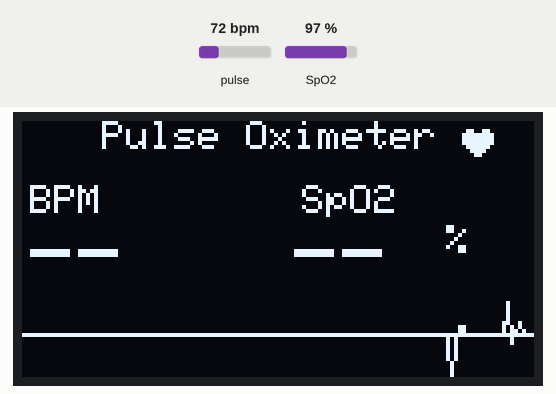
The sketch below on a simulated Arduino Uno, built with avr-gcc and run on an emulated ATmega328P. Parts: 128×64 one-colour display. The test bench sets the inputs (shaded band); at power-on: pulse 72 bpm, SpO2 97 %. What the sketch prints to the serial monitor is not drawn.

Above: at 1.27 s.
1.3 s: pulse set to 42 bpm
At 2.32 s:
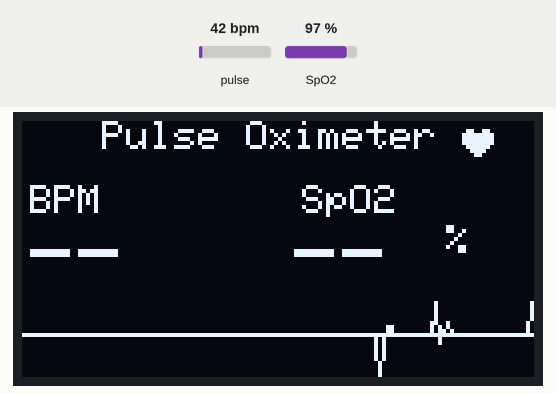
2.9 s: SpO2 set to 80 %
At 4.24 s:
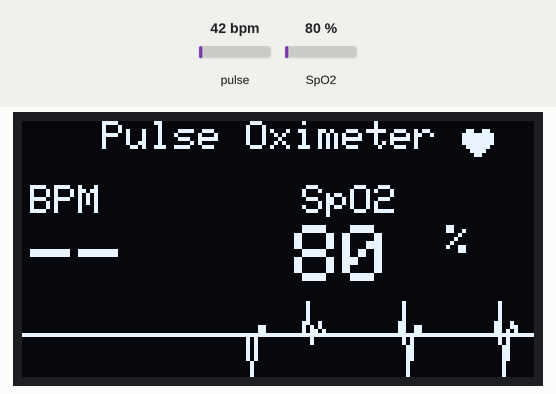
5.9 s: pulse set to 70 bpm
At 6.27 s:
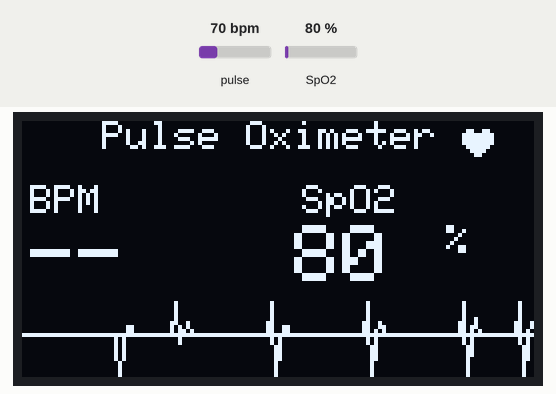
7.5 s: pulse set to 81 bpm
At 7.84 s:
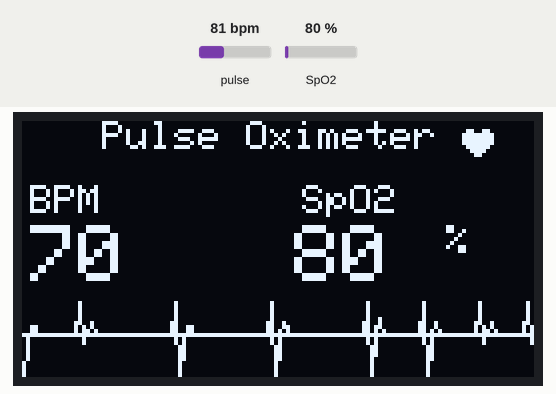

The sketch:

Monitor_Biomedico.ino
```cpp
#include <Wire.h>
#include "MAX30100_PulseOximeter.h"
#include <Adafruit_GFX.h>
#include <Adafruit_SSD1306.h>
#define DEBUG

#define SCREEN_WIDTH  128
#define SCREEN_HEIGHT 64
#define OLED_RESET    -1
Adafruit_SSD1306 display(SCREEN_WIDTH, SCREEN_HEIGHT, &Wire, OLED_RESET);

PulseOximeter pox;
uint32_t tsLastReport = 0;

constexpr float ALPHA = 0.60;
constexpr float MIN_HR = 50.0;
constexpr float MAX_HR = 180.0;
constexpr float MIN_SPO2 = 80.0;
constexpr float MAX_SPO2 = 100.0;
constexpr float MAX_SALTO_HR = 25.0;
constexpr float MAX_SALTO_SPO2 = 4.0;
constexpr uint16_t TIMEOUT_SENSOR = 3000;
constexpr uint16_t REPORTING_PERIOD_MS = 500;

constexpr uint8_t ECG_TOP    = 44;
constexpr uint8_t ECG_BOTTOM = 63;
constexpr uint8_t ECG_HEIGHT = ECG_BOTTOM - ECG_TOP;
constexpr uint8_t CENTRO_Y   = ECG_TOP + (ECG_HEIGHT / 2);  // 53

float hr = 0.0, spo2 = 0.0;
float hrFiltrado = 0.0, spo2Filtrado = 0.0;
int16_t ultimoHR = -1, ultimoSpO2 = -1;
uint32_t tsLastGoodHR = 0, tsLastGoodSpO2 = 0;

// --- Buffer para el ECG (desplazamiento continuo) ---
uint8_t ecgBuffer[SCREEN_WIDTH];          // valores de desplazamiento vertical (0 = centro, positivo = arriba)
uint32_t tsUltimoLatido = 0;              // momento del último latido
bool hayLatidoPendiente = false;          // para generar el pico

// --- Animación de desplazamiento ---
uint32_t tsUltimoDesplazamiento = 0;
const uint32_t INTERVALO_DESPLAZAMIENTO = 25; // ms entre cada desplazamiento

// Icono del corazón
const unsigned char heart_bmp[] PROGMEM = {
  0b00000000, 0b01100110, 0b11111111, 0b11111111,
  0b11111111, 0b01111110, 0b00111100, 0b00011000
};
bool mostrarCorazon = false;
uint32_t tsUltimoLatidoCorazon = 0;

// --- Callback al detectar latido ---
void onBeatDetected() {
#ifdef DEBUG
  Serial.println(F("Beat!"));
#endif
  // Registramos el latido para generar el pico en el buffer
  tsUltimoLatido = millis();
  hayLatidoPendiente = true;

  // Parpadeo del corazón
  mostrarCorazon = true;
  tsUltimoLatidoCorazon = millis();
}

// --- Función que genera el valor de amplitud según el tiempo desde el último latido ---
int8_t obtenerAmplitud(uint32_t tiempoDesdeLatido) {
  if (tiempoDesdeLatido > 400) return 0; // línea base después de 400 ms

  // Simulamos un complejo QRS:
  // - Pico rápido (R) a los 20-30 ms
  // - Onda S (pequeña depresión) a los 60 ms
  // - Onda T (elevación suave) a los 150-200 ms
  // Simplificamos con una función que da un pico y decae con una pequeña cola

  if (tiempoDesdeLatido < 30) {
    // Subida rápida hasta el pico
    return (int8_t)(tiempoDesdeLatido * 8 / 30); // de 0 a 8
  } else if (tiempoDesdeLatido < 50) {
    // Pico y caída rápida (onda R)
    return (int8_t)(8 - (tiempoDesdeLatido - 30) * 8 / 20); // de 8 a 0
  } else if (tiempoDesdeLatido < 80) {
    // Onda S (depresión negativa)
    return (int8_t)(-(tiempoDesdeLatido - 50) * 2 / 30); // de 0 a -2
  } else if (tiempoDesdeLatido < 120) {
    // Retorno a la línea base
    return (int8_t)(-2 + (tiempoDesdeLatido - 80) * 2 / 40); // de -2 a 0
  } else if (tiempoDesdeLatido < 200) {
    // Onda T (elevación suave)
    return (int8_t)( (tiempoDesdeLatido - 120) * 4 / 80 ); // de 0 a 4
  } else if (tiempoDesdeLatido < 260) {
    // Descenso de la onda T
    return (int8_t)(4 - (tiempoDesdeLatido - 200) * 4 / 60 ); // de 4 a 0
  } else {
    return 0;
  }
}

// --- Desplazar el buffer y añadir nuevo valor ---
void actualizarBufferECG() {
  // Desplazar todo a la izquierda (sobrescribir el primer elemento)
  for (uint8_t i = 0; i < SCREEN_WIDTH - 1; i++) {
    ecgBuffer[i] = ecgBuffer[i + 1];
  }

  // Calcular nuevo valor para la última columna (derecha)
  uint32_t ahora = millis();
  uint32_t delta = ahora - tsUltimoLatido;
  int8_t nuevoValor = obtenerAmplitud(delta);

  // Si hay un latido pendiente, forzamos el pico (por si acaso)
  if (hayLatidoPendiente && delta < 50) {
    // Asegurar que el pico se vea alto
    if (nuevoValor < 8) nuevoValor = 8;
    hayLatidoPendiente = false;
  }

  // Ajustar al rango de la pantalla (centro +- 12 píxeles para no salirse)
  if (nuevoValor > 12) nuevoValor = 12;
  if (nuevoValor < -12) nuevoValor = -12;

  // Guardar en el buffer (desplazamiento vertical desde el centro)
  ecgBuffer[SCREEN_WIDTH - 1] = (uint8_t)(nuevoValor + 12); // almacenamos como offset positivo de 0-24
}

// --- Dibujar todo el trazado ECG en la pantalla ---
void dibujarECG() {
  // Borrar área del ECG
  display.fillRect(0, ECG_TOP, SCREEN_WIDTH, ECG_HEIGHT + 1, SSD1306_BLACK);

  // Dibujar línea base (opcional, pero da contexto)
  display.drawLine(0, CENTRO_Y, SCREEN_WIDTH - 1, CENTRO_Y, SSD1306_WHITE);

  // Dibujar el trazado conectando puntos consecutivos
  for (uint8_t i = 0; i < SCREEN_WIDTH - 1; i++) {
    int16_t y1 = CENTRO_Y - (int16_t)(ecgBuffer[i] - 12); // convertir a desplazamiento real
    int16_t y2 = CENTRO_Y - (int16_t)(ecgBuffer[i + 1] - 12);
    display.drawLine(i, y1, i + 1, y2, SSD1306_WHITE);
  }

  display.display();
}

// --- Configuración inicial ---
void setup() {
#ifdef DEBUG
  Serial.begin(115200);
#endif

  if (!display.begin(SSD1306_SWITCHCAPVCC, 0x3C)) while (true);

  display.clearDisplay();
  display.setTextColor(SSD1306_WHITE, SSD1306_BLACK);

  // Título
  display.setTextSize(1);
  display.setCursor(20, 0);
  display.print(F("Pulse Oximeter"));

  // Etiquetas fijas
  display.setTextSize(1.5);
  display.setCursor(2, 16);
  display.print(F("BPM"));
  display.setCursor(70, 16);
  display.print(F("SpO2"));

  // Corazón
  display.drawBitmap(110, 1, heart_bmp, 8, 8, SSD1306_WHITE);
  display.display();

  if (!pox.begin()) while (true);
  pox.setIRLedCurrent(MAX30100_LED_CURR_14_2MA);
  pox.setOnBeatDetectedCallback(onBeatDetected);

  // Inicializar buffer con valores 0 (centro)
  for (uint8_t i = 0; i < SCREEN_WIDTH; i++) {
    ecgBuffer[i] = 12; // valor 12 significa desplazamiento 0 (centro)
  }
}

void loop() {
  pox.update();

  // Lectura y actualización de números cada REPORTING_PERIOD_MS
  if (millis() - tsLastReport >= REPORTING_PERIOD_MS) {
    leerSensor();
    filtrarDatos();
    imprimirSerial();
    actualizarPantalla();
    tsLastReport = millis();
  }

  // Gestión del trazado ECG (desplazamiento y dibujo) cada INTERVALO_DESPLAZAMIENTO
  if (millis() - tsUltimoDesplazamiento >= INTERVALO_DESPLAZAMIENTO) {
    actualizarBufferECG();
    dibujarECG();
    tsUltimoDesplazamiento = millis();
  }

  // Apagar el corazón tras 200 ms
  if (mostrarCorazon && (millis() - tsUltimoLatidoCorazon > 200)) {
    mostrarCorazon = false;
    display.fillRect(110, 1, 8, 8, SSD1306_BLACK);
    display.drawBitmap(110, 1, heart_bmp, 8, 8, SSD1306_WHITE);
    display.display();
  }
}

void leerSensor() {
  hr = pox.getHeartRate();
  spo2 = pox.getSpO2();
}

void filtrarDatos() {
  hrFiltrado = filtroEMA(hr, hrFiltrado, MIN_HR, MAX_HR, MAX_SALTO_HR, tsLastGoodHR);
  spo2Filtrado = filtroEMA(spo2, spo2Filtrado, MIN_SPO2, MAX_SPO2, MAX_SALTO_SPO2, tsLastGoodSpO2);
}

float filtroEMA(float dato, float &valorFiltrado, float minimo, float maximo, float saltoMax, uint32_t &ultimoValido) {
  if (dato < 40.0 || (dato > 220.0 && maximo == MAX_HR)) {
    if (millis() - ultimoValido > TIMEOUT_SENSOR) valorFiltrado = 0.0;
    return valorFiltrado;
  }
  if (dato >= minimo && dato <= maximo) {
    if (valorFiltrado > 0 && abs(dato - valorFiltrado) > saltoMax) dato = valorFiltrado;
    if (valorFiltrado == 0) valorFiltrado = dato;
    else valorFiltrado = (ALPHA * valorFiltrado) + ((1.0 - ALPHA) * dato);
    ultimoValido = millis();
  }
  else if (dato == 0 && (millis() - ultimoValido > TIMEOUT_SENSOR)) valorFiltrado = 0.0;
  return valorFiltrado;
}

void imprimirSerial() {
#ifdef DEBUG
  Serial.print(F("HR: "));
  Serial.print(hrFiltrado);
  Serial.print(F(" bpm / SpO2: "));
  Serial.print(spo2Filtrado);
  Serial.println(F(" %"));
#endif
}

void actualizarPantalla() {
  int16_t hrEntero = (int16_t)hrFiltrado;
  int16_t spo2Entero = (int16_t)spo2Filtrado;
  bool requiereDisplay = false;

  if (hrEntero != ultimoHR) {
    display.fillRect(2, 26, 58, 18, SSD1306_BLACK);
    display.setTextSize(2);
    display.setCursor(2, 26);
    if (hrEntero == 0) display.print(F("--"));
    else display.print(hrEntero);
    ultimoHR = hrEntero;
    requiereDisplay = true;
  }

  if (spo2Entero != ultimoSpO2) {
    display.fillRect(68, 26, 50, 18, SSD1306_BLACK);
    display.setTextSize(2);
    display.setCursor(68, 26);
    if (spo2Entero == 0) display.print(F("--"));
    else display.print(spo2Entero);
    ultimoSpO2 = spo2Entero;

    display.setTextSize(1.8);
    display.setCursor(106, 26);
    display.print(F("%"));
    requiereDisplay = true;
  }

  if (requiereDisplay) display.display();

}
```
